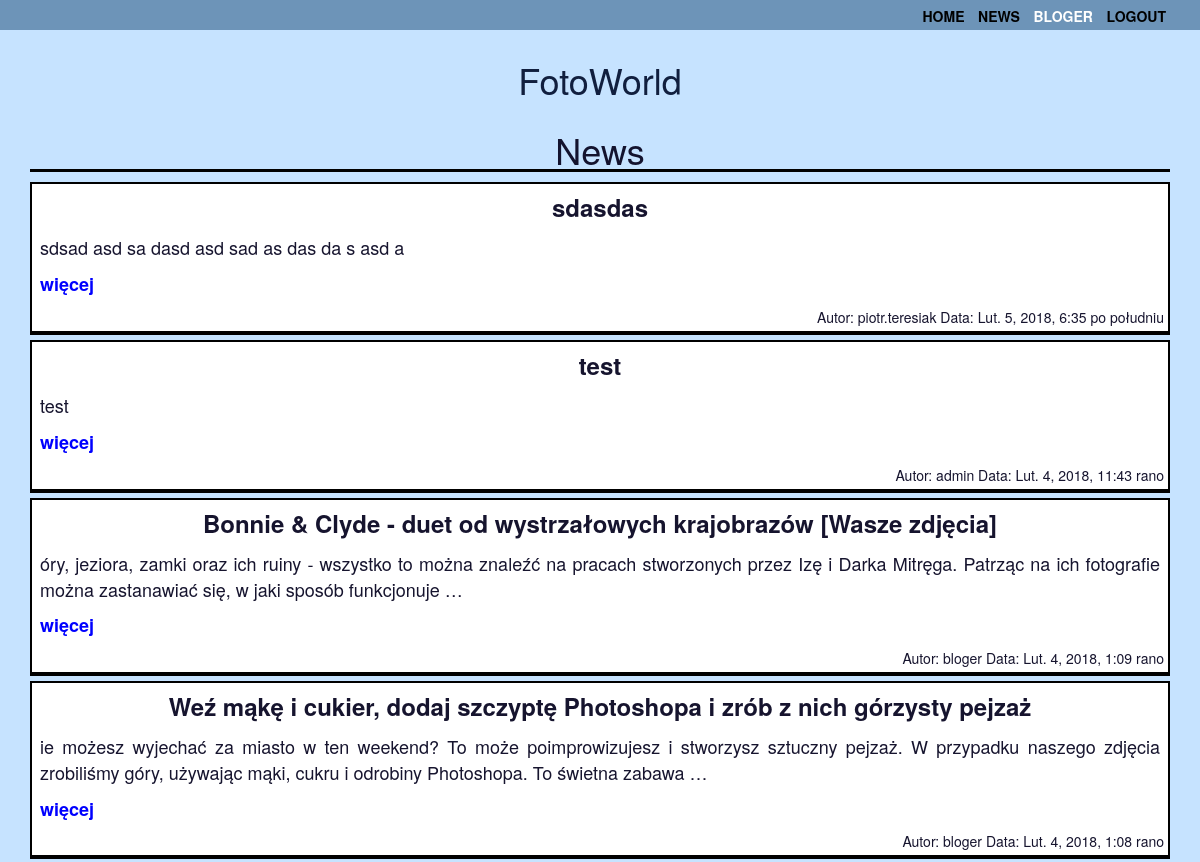
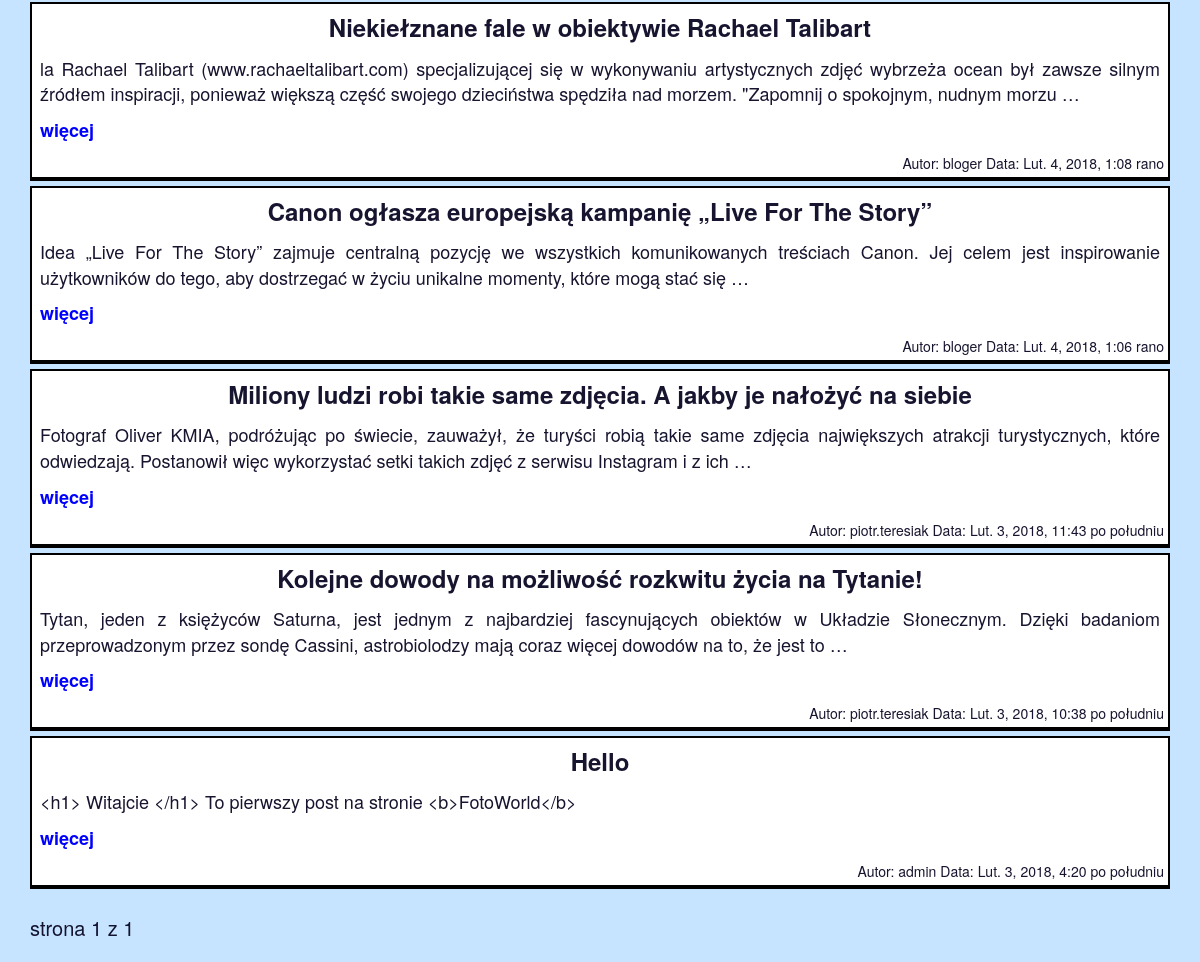
The app's page /news/ (signed in) with its own data (2 pictures, top to bottom).
### news/models.py (models this page shows, shortened)
class Post(models.Model):
    STATUS_CHOICES = (
        ('draft', 'Roboczy'),
        ('published', 'Opublikowany'),
    )
    title = models.CharField(max_length=250)
    slug = models.SlugField(max_length=250, unique_for_date='publish')
    author = models.ForeignKey(User, related_name='news_post')
    body = models.TextField()
    publish = models.DateTimeField(default=timezone.now)
    created = models.DateTimeField(auto_now_add=True)
    update = models.DateTimeField(auto_now=True)
    status = models.CharField(
        max_length=10, choices=STATUS_CHOICES, default='draft')
    objects=models.Manager()
    published = PublishedManager()
    class Meta:
        ordering = ('-publish',)
    def get_absolute_url(self):
        return reverse('news:post_detail',
                       args=[self.publish.year,
                             self.publish.strftime('%m'),
                             self.publish.strftime('%d'),
                             self.slug])

### news/views.py (the view)
class PostListView(ListView):
    queryset = Post.published.all()
    context_object_name = 'posts'
    paginate_by = 10
    template_name = 'news/list.html'

### templates/news/list.html
 {% extends "base.html" %} {%block content%}
<h1 class='title_sections'> News</h1>
{% for post in posts%}
<div class='news'>
    <div class='news_title'>
        {{post.title}}
    </div>
    <div class='news_body'>
        {{post.body|truncatewords:30|linebreaks}}
        <a href=" {{  post.get_absolute_url }}">więcej</a>
    </div>
    <div class='news_author'>
        Autor: {{post.author}} Data: {{post.publish}}
    </div>
</div>
{% endfor %} {% include "pagination.html" with page=page_obj %} {% endblock %}

### templates/base.html (shortened to what this page needs)
{% load staticfiles %}
<!doctype html>
<html>
<head>
    <link rel="stylesheet" href="lib/font-awesome.min.css">
    <link rel="stylesheet" href="https://maxcdn.bootstrapcdn.com/bootstrap/3.3.7/css/bootstrap.min.css"
>
    <link rel="stylesheet" href="https://maxcdn.bootstrapcdn.com/bootstrap/3.3.7/css/bootstrap-theme.min.css"
>
    <link rel="stylesheet" href="{% static 'css/style.css' %}">
</head>
<body>
    <div class='header'>
        <div class='menu'>
            <div class="container">
                <ul class="list-menu">
                    <li>
                        <a href="/images">Home</a>
                    </li>
                    <li>
                        <a href="/news">News</a>
                    </li>
                    <span class="user">
                        {% if request.user.is_authenticated %}
                        <li>
                            <a href="{% url 'account:dashboard' %}">
                                <span style="color:white;">
                                    {{request.user.first_name}}</span>
                            </a>
                        </li>
                        <li>
                            <a href="{% url 'account:logout' %}"> Logout</a>
                        </li>
                        {% else %}
                        <li>
                            <a href="{% url 'account:login' %}"> Login</a>
                        </li> {% endif %}
                    </span>
                </ul>
            </div>
        </div>
    </div>
    <div class='logo'>
        <div class="container">
            <h1>FotoWorld</h1>
        </div>
    </div>
    <div class="container">
        {% block content %} {% endblock %}
    </div>
</body>

### static/css/style.css (style rules this page uses)
body { background-color: rgba(195, 226, 255, 0.938); color: rgba(6, 4, 32, 0.938); font-size: 20px; height: 100%; background-position: center; background-repeat: no-repeat; background-size: cover; }
ul { list-style: none; }
a { text-decoration: none; text-decoration-line: none; text-decoration-style: none; color: rgb(0, 0, 0); text-align: center; }
a:link { color: rgb(0, 0, 0); background-color: transparent; text-decoration: none; }
.list-menu li { padding: 1px; text-transform: uppercase; font-weight: bold; display: inline-flex; font-size: 0.7em; margin: 0 3px; }
.list-menu { text-align: right; }
.logo { margin-top: 40px; width: 100%; font-size: 1em; text-align: center; color: rgba(4, 17, 49, 0.938); }
.title_sections { border-bottom: 3px solid black; width: 100%; text-align: center; }
.news_title { font-size: 1.2em; text-align: center; font-weight: bold; padding: 2px; margin-bottom: 5px; }
.news_body { font-size: 0.9em; text-align: justify; padding: 4px; margin-bottom: 5px; width: 100%; }
.news_body a { color: blue; font-weight: bold; }
.news_author { font-size: 0.7em; text-align: right; width: 100%; }
.header { background-color: rgba(11, 61, 107, 0.473); color: rgba(141, 193, 241, 0.473); }
.news { margin: 5px 0; padding: 4px; border: 2px solid black; background: white; border-bottom-width: 4px; }
.header { position: fixed; top: 0; left: 0; width: 100%; z-index: 1024; height: 30px; }

### records on screen
Post: title "sdasdas", body "sdsad asd sa dasd asd sad as das da s asd a", author "piotr.teresiak", publish "Lut. 5, 2018, 6:35 po południu"
Post: title "test", body "test", author "admin", publish "Lut. 4, 2018, 11:43 rano"
Post: title "Bonnie & Clyde - duet od wystrzałowych krajobrazów [Wasze zdjęcia]", body "óry, jeziora, zamki oraz ich ruiny - wszystko to można znaleźć na pracach stworzonych przez Izę i Darka Mitręga. Patrząc na ich fotografie można zastanawiać się, w jaki sposób funkcjonuje …", author "bloger", publish "Lut. 4, 2018, 1:09 rano"
Post: title "Weź mąkę i cukier, dodaj szczyptę Photoshopa i zrób z nich górzysty pejzaż", body "ie możesz wyjechać za miasto w ten weekend? To może poimprowizujesz i stworzysz sztuczny pejzaż. W przypadku naszego zdjęcia zrobiliśmy góry, używając mąki, cukru i odrobiny Photoshopa. To świetna zabawa …", author "bloger", publish "Lut. 4, 2018, 1:08 rano"
Post: title "Niekiełznane fale w obiektywie Rachael Talibart", body "la Rachael Talibart (www.rachaeltalibart.com) specjalizującej się w wykonywaniu artystycznych zdjęć wybrzeża ocean był zawsze silnym źródłem inspiracji, ponieważ większą część swojego dzieciństwa spędziła nad morzem. \"Zapomnij o spokojnym, nudnym morzu …", author "bloger", publish "Lut. 4, 2018, 1:08 rano"
Post: title "Canon ogłasza europejską kampanię „Live For The Story”", body "Idea „Live For The Story” zajmuje centralną pozycję we wszystkich komunikowanych treściach Canon. Jej celem jest inspirowanie użytkowników do tego, aby dostrzegać w życiu unikalne momenty, które mogą stać się …", author "bloger", publish "Lut. 4, 2018, 1:06 rano"
Post: title "Miliony ludzi robi takie same zdjęcia. A jakby je nałożyć na siebie", body "Fotograf Oliver KMIA, podróżując po świecie, zauważył, że turyści robią takie same zdjęcia największych atrakcji turystycznych, które odwiedzają. Postanowił więc wykorzystać setki takich zdjęć z serwisu Instagram i z ich …", author "piotr.teresiak", publish "Lut. 3, 2018, 11:43 po południu"
Post: title "Kolejne dowody na możliwość rozkwitu życia na Tytanie!", body "Tytan, jeden z księżyców Saturna, jest jednym z najbardziej fascynujących obiektów w Układzie Słonecznym. Dzięki badaniom przeprowadzonym przez sondę Cassini, astrobiolodzy mają coraz więcej dowodów na to, że jest to …", author "piotr.teresiak", publish "Lut. 3, 2018, 10:38 po południu"
Post: title "Hello", body "<h1> Witajcie </h1> To pierwszy post na stronie <b>FotoWorld</b>", author "admin", publish "Lut. 3, 2018, 4:20 po południu"

### other values on screen
{{ request.user.first_name }} "BLOGER"
{{ page.number }} "1"
{{ page.paginator.num_pages }} "1"
